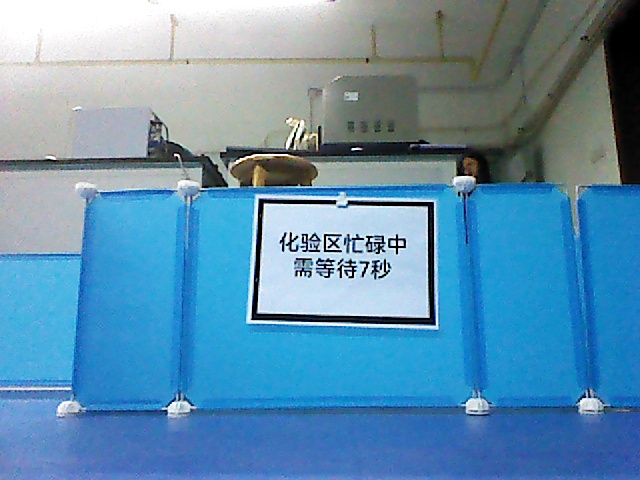
#> input picture dataset/busy7/0028.jpg, 640 x 480 px
$ python -i check_board_locator.py   (imports and definitions only)
#> lines starting #> are read from the running program, lines starting #| are printed output that depends on the picture; after the words box and inside, x2 and y2 are one past the last pixel; in counts of white or black regions, pixels touching at a corner belong together
#> further down, picture is the input picture: shape (480, 640, 3); mean B, G, R 174.9, 143.9, 95.8
from __future__ import annotations

import csv
from dataclasses import dataclass
from pathlib import Path

import cv2
import numpy as np


SCRIPT_DIR = Path(__file__).resolve().parent
PROJECT_ROOT = SCRIPT_DIR.parent
DATASET_ROOT = PROJECT_ROOT / "dataset"
OUTPUT_ROOT = PROJECT_ROOT / "results" / "board_locator_check"

CLASSES = [
    "free",
    "busy_5",
    "busy_6",
    "busy_7",
    "busy_8",
    "busy_9",
    "busy_10",
]

VALID_SUFFIXES = {".jpg", ".jpeg", ".png", ".bmp"}

# 检测时缩放到该宽度。原图为 640×480 时不会放大。
DETECT_WIDTH = 640

# 透视矫正后的预览尺寸。
WARP_WIDTH = 480
WARP_HEIGHT = 320

# 白色区域的 HSV 初始阈值。
WHITE_MAX_SATURATION = 100
WHITE_MIN_VALUE = 120

# 候选白色区域面积占整幅图像的范围。
MIN_AREA_RATIO = 0.004
MAX_AREA_RATIO = 0.15

# 识别板大致为横向矩形。
MIN_ASPECT_RATIO = 1.10
MAX_ASPECT_RATIO = 2.10

# 候选区域不能过于破碎。
MIN_RECTANGULARITY = 0.60

# 白色内框向外扩张，尽量包含黑色边框。
QUAD_EXPAND_FACTOR = 1.16


@dataclass
class BoardCandidate:
    points: np.ndarray
    score: float
    area_ratio: float
    aspect_ratio: float
    rectangularity: float
    white_ratio: float
    dark_ring_ratio: float


def order_points(points: np.ndarray) -> np.ndarray:
    """将四个角点排序为左上、右上、右下、左下。"""
    points = np.asarray(points, dtype=np.float32)

    point_sum = points.sum(axis=1)
    point_diff = np.diff(points, axis=1).reshape(-1)

    top_left = points[np.argmin(point_sum)]
    bottom_right = points[np.argmax(point_sum)]
    top_right = points[np.argmin(point_diff)]
    bottom_left = points[np.argmax(point_diff)]

    return np.array(
        [top_left, top_right, bottom_right, bottom_left],
        dtype=np.float32,
    )


# [52 lines left out: functions expand_quad, warp_quad, not called in this run]


def calculate_side_geometry(
    points: np.ndarray,
) -> tuple[float, float, float]:
    points = order_points(points)

    width_top = np.linalg.norm(points[1] - points[0])
    width_bottom = np.linalg.norm(points[2] - points[3])
    height_left = np.linalg.norm(points[3] - points[0])
    height_right = np.linalg.norm(points[2] - points[1])

    mean_width = (width_top + width_bottom) / 2.0
    mean_height = (height_left + height_right) / 2.0

    if mean_height <= 1e-6:
        return mean_width, mean_height, 0.0

    return (
        mean_width,
        mean_height,
        mean_width / mean_height,
    )


# [107 lines left out: functions calculate_patch_features, score_candidate, not called in this run]


def find_board(
    image: np.ndarray,
) -> tuple[BoardCandidate | None, int]:
    original_height, original_width = image.shape[:2]
#> original_height = 480; original_width = 640

    scale = min(
        1.0,
        DETECT_WIDTH / original_width,
    )
#> scale = 1

    detect_width = int(round(original_width * scale))
#> detect_width = 640
    detect_height = int(round(original_height * scale))
#> detect_height = 480

    if scale < 1.0:
        small = cv2.resize(
            image,
            (detect_width, detect_height),
            interpolation=cv2.INTER_AREA,
        )
    else:
        small = image.copy()

    hsv = cv2.cvtColor(
        small,
        cv2.COLOR_BGR2HSV,
    )
#> hsv: shape (480, 640, 3); mean H, S, V 85.1, 116.2, 178.2

    saturation = hsv[:, :, 1]
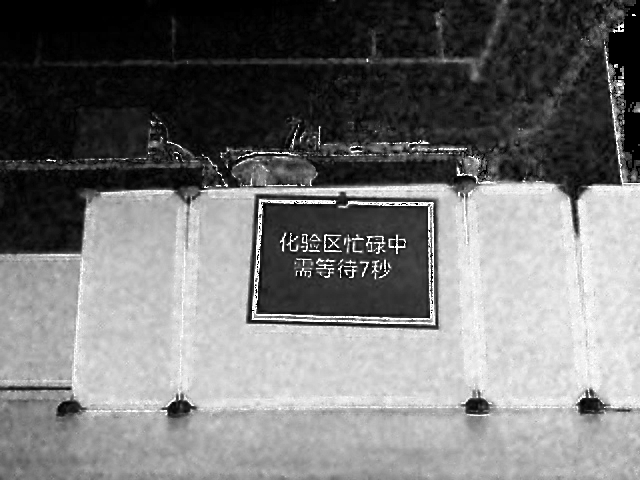
#> saturation: shape (480, 640); min 0, max 255, mean 116.2
    value = hsv[:, :, 2]
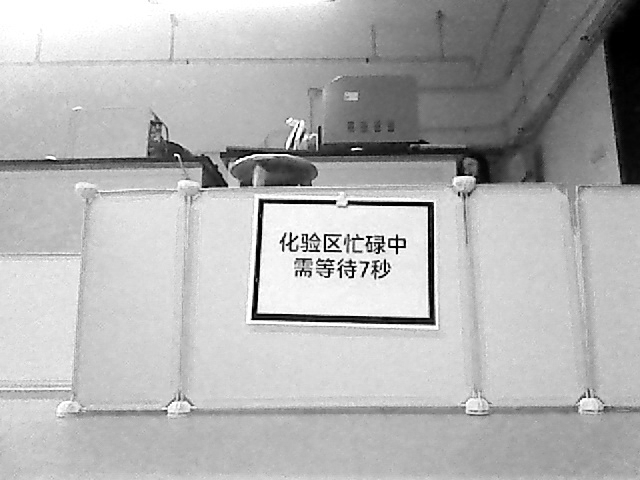
#> value: shape (480, 640); min 0, max 255, mean 178.2

    white_mask = np.where(
        (saturation <= WHITE_MAX_SATURATION)
        & (value >= WHITE_MIN_VALUE),
        255,
        0,
    ).astype(np.uint8)
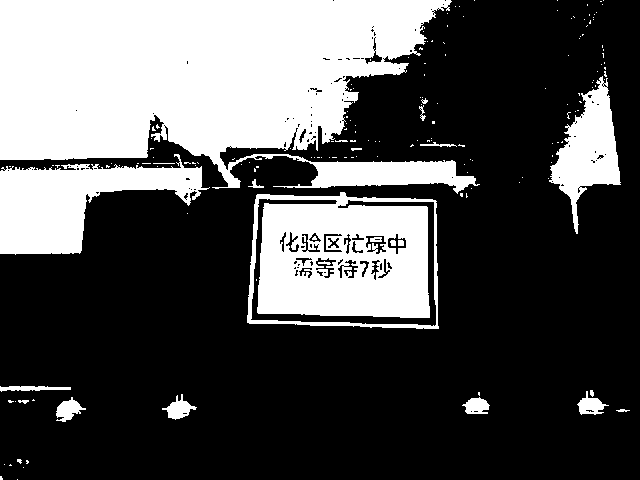
#> white_mask: shape (480, 640); 32.3% white; 169 white regions (146 under 20 px), largest, box (x1, y1, x2, y2) and area: (0, 0, 480, 194) 61953, (247, 192, 439, 329) 19372, (0, 154, 210, 255) 10223

    open_kernel = cv2.getStructuringElement(
        cv2.MORPH_RECT,
        (3, 3),
    )
    close_kernel = cv2.getStructuringElement(
        cv2.MORPH_RECT,
        (7, 7),
    )

    white_mask = cv2.morphologyEx(
        white_mask,
        cv2.MORPH_OPEN,
        open_kernel,
        iterations=1,
    )
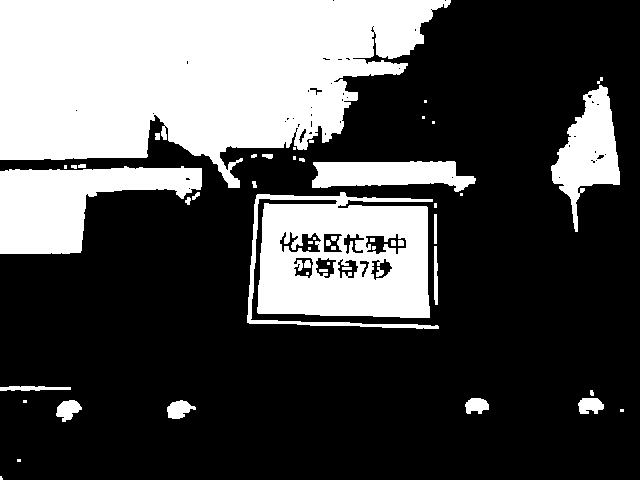
#> white_mask: shape (480, 640); 31.5% white; 52 white regions (19 under 20 px), largest, box (x1, y1, x2, y2) and area: (0, 0, 451, 188) 57737, (247, 192, 439, 329) 18301, (0, 166, 202, 254) 9821

    white_mask = cv2.morphologyEx(
        white_mask,
        cv2.MORPH_CLOSE,
        close_kernel,
        iterations=2,
    )
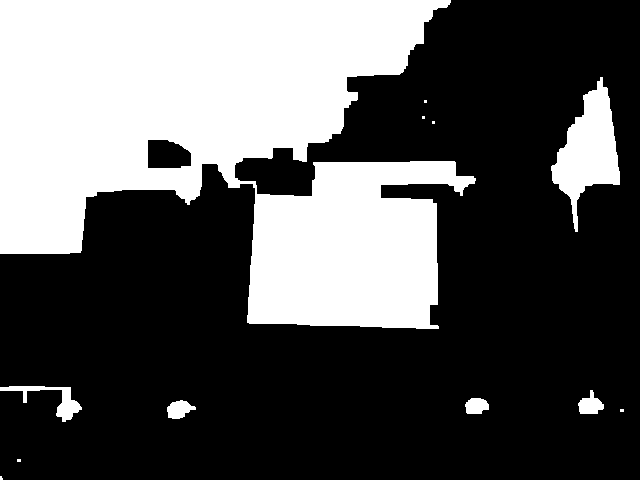
#> white_mask: shape (480, 640); 34.7% white; 12 white regions (6 under 20 px)

    contours, _ = cv2.findContours(
        white_mask,
        cv2.RETR_EXTERNAL,
        cv2.CHAIN_APPROX_SIMPLE,
    )
#> contours = 12 contours, 6 with area under 20; largest, box (x1, y1, x2, y2) and area: (0, 0, 476, 329) 99544, (551, 77, 620, 232) 4746, (0, 386, 82, 422) 674, (578, 390, 604, 414) 334, (167, 400, 196, 419) 324, (465, 398, 489, 414) 276

    image_area = float(
        detect_width * detect_height
    )
#> image_area = 307200

    candidates: list[BoardCandidate] = []

    for contour in contours:
        area = cv2.contourArea(contour)

        if area <= 1:
            continue

        area_ratio = area / image_area

        if not (
            MIN_AREA_RATIO
            <= area_ratio
            <= MAX_AREA_RATIO
        ):
            continue

        perimeter = cv2.arcLength(
            contour,
            True,
        )

        approximate = cv2.approxPolyDP(
            contour,
            0.025 * perimeter,
            True,
        )

        if (
            len(approximate) == 4
            and cv2.isContourConvex(approximate)
        ):
            points = approximate.reshape(4, 2)
        else:
            rectangle = cv2.minAreaRect(contour)
            points = cv2.boxPoints(rectangle)

        points = order_points(points)

        _, mean_height, aspect_ratio = (
            calculate_side_geometry(points)
        )

        if mean_height <= 1:
            continue

        if not (
            MIN_ASPECT_RATIO
            <= aspect_ratio
            <= MAX_ASPECT_RATIO
        ):
            continue

        minimum_rectangle = cv2.minAreaRect(
            contour
        )

        rectangle_area = (
            minimum_rectangle[1][0]
            * minimum_rectangle[1][1]
        )

        if rectangle_area <= 1:
            continue

        rectangularity = min(
            area / rectangle_area,
            1.0,
        )

        if rectangularity < MIN_RECTANGULARITY:
            continue

        original_points = points / scale

        white_ratio, dark_ring_ratio = (
            calculate_patch_features(
                image,
                original_points,
            )
        )

        center_y_ratio = float(
            original_points[:, 1].mean()
            / original_height
        )

        score = score_candidate(
            area_ratio=area_ratio,
            aspect_ratio=aspect_ratio,
            rectangularity=rectangularity,
            white_ratio=white_ratio,
            dark_ring_ratio=dark_ring_ratio,
            center_y_ratio=center_y_ratio,
        )

        candidates.append(
            BoardCandidate(
                points=original_points,
                score=score,
                area_ratio=area_ratio,
                aspect_ratio=aspect_ratio,
                rectangularity=rectangularity,
                white_ratio=white_ratio,
                dark_ring_ratio=dark_ring_ratio,
            )
        )
#> this loop made 12 passes
#> (area, area_ratio, perimeter, rectangle) on pass 11: (4745.5, 0.0154, 410.8, ((582.8, 154.8), (67.78, 149.5), -7.77))
#> (area, area_ratio) on passes 1, 4, 5, 6, 7, 12: (4.5, 1.46e-05), (324, 0.00105), (276.5, 0.0009), (334.5, 0.00109), (674.5, 0.0022), (99544.5, 0.324)
#> after the loop, candidates = []

    if not candidates:
        return None, 0

    candidates.sort(
        key=lambda candidate: candidate.score,
        reverse=True,
    )

    return candidates[0], len(candidates)


# [300 lines left out: functions draw_result, get_middle_frame, main, not called in this run]


# [2 lines not run here, left out]

>>> import cv2
>>> picture = cv2.imread('../../dataset/busy7/0028.jpg')
>>> result = find_board(picture)

$ run again, on dataset/busy_10/0023.jpg
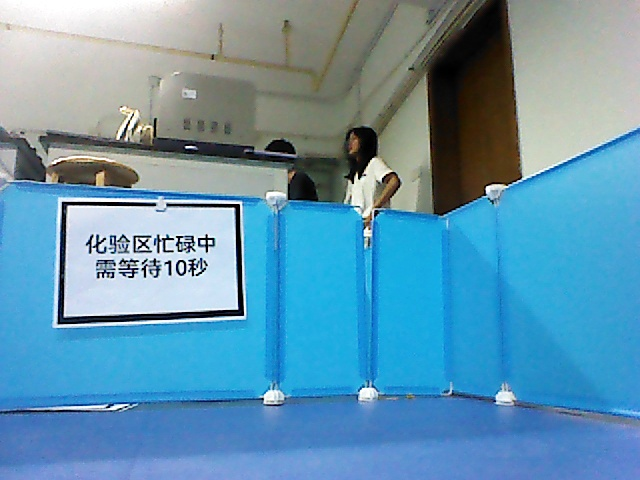
#> input picture dataset/busy_10/0023.jpg, 640 x 480 px
#> picture is the input picture: shape (480, 640, 3); mean B, G, R 176, 149.7, 98.9
#> hsv: shape (480, 640, 3); mean H, S, V 78, 118.9, 181.9
#> in find_board, `value = hsv[:, :, 2]`:
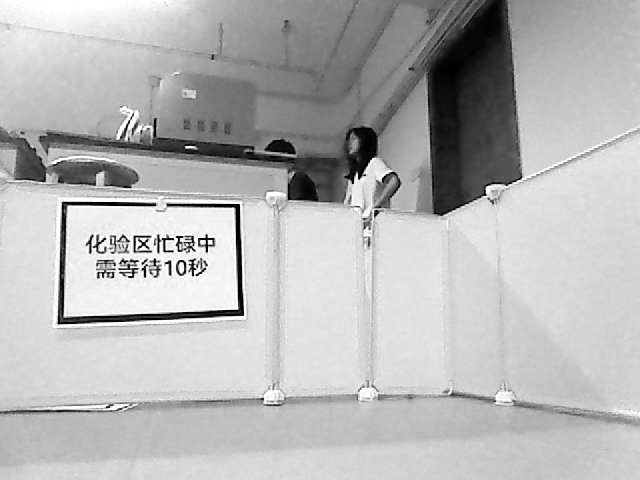
#> value: shape (480, 640); min 0, max 255, mean 181.9
#> in find_board, `white_mask = cv2.morphologyEx( white_mask, cv2.MORPH_CLOSE, close_kern..`:
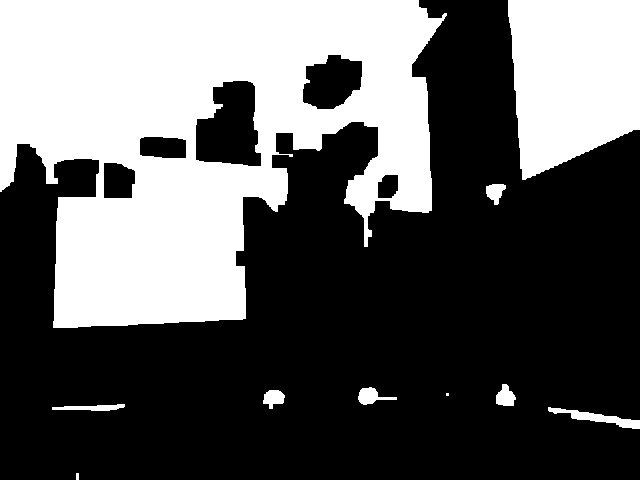
#> white_mask: shape (480, 640); 37.1% white; 10 white regions (1 under 20 px)
#> contours = 10 contours, 2 with area under 20; largest, box (x1, y1, x2, y2) and area: (0, 0, 447, 328) 100066, (508, 0, 640, 180) 19228, (548, 407, 640, 429) 562, (358, 387, 397, 405) 294, (496, 384, 516, 406) 270, (263, 390, 285, 409) 248, (52, 404, 125, 411) 245, (486, 184, 506, 205) 237
#> the loop in find_board, `for contour in contours:` made 10 passes
#> (area, area_ratio, perimeter, approximate, width_top in calculate_side_geometry) on pass 9: (19227.5, 0.0626, 584.3, [[508, 0], [522, 179], [639, 129], [639, 0]], 131)
#> after the loop in find_board, `for contour in contours:`: candidates = []

$ run again, on dataset/busy_5/0002.jpg
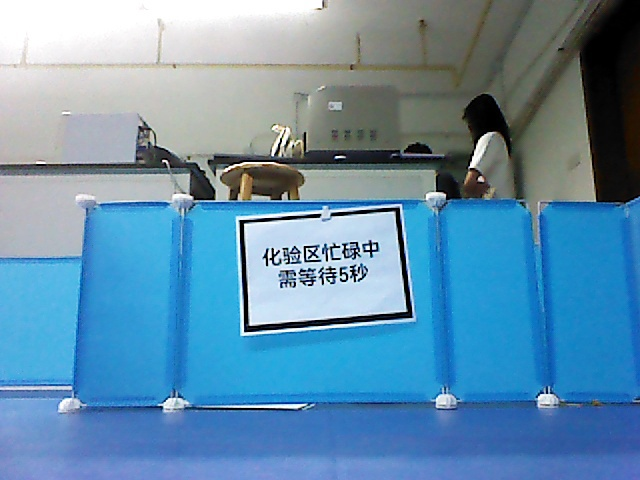
#> input picture dataset/busy_5/0002.jpg, 640 x 480 px
#> picture is the input picture: shape (480, 640, 3); mean B, G, R 172.6, 143.2, 98.8
#> hsv: shape (480, 640, 3); mean H, S, V 81.5, 110.4, 176.1
#> in find_board, `value = hsv[:, :, 2]`:
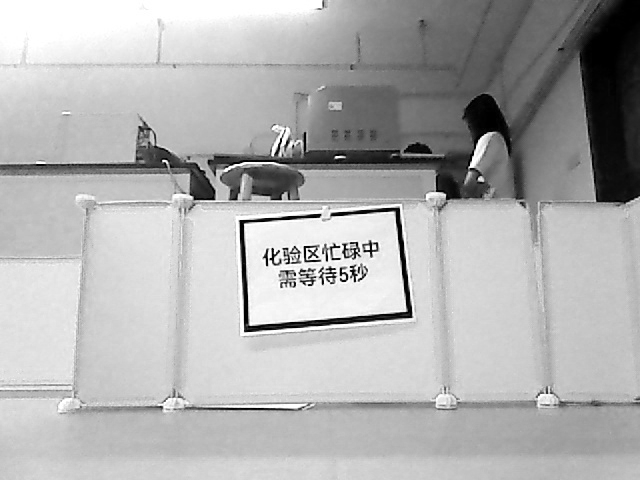
#> value: shape (480, 640); min 0, max 255, mean 176.1
#> in find_board, `white_mask = cv2.morphologyEx( white_mask, cv2.MORPH_CLOSE, close_kern..`:
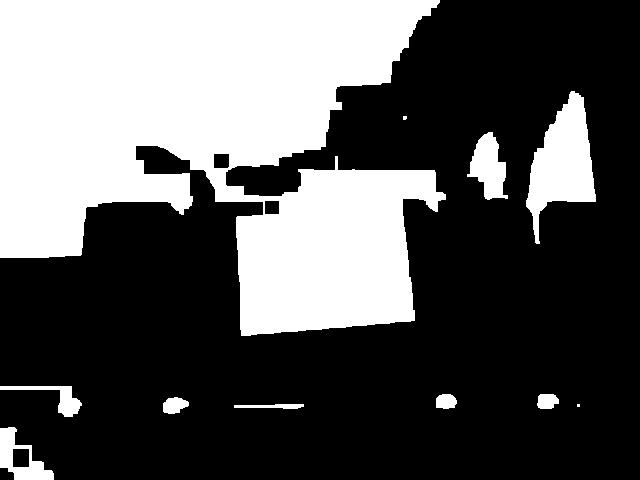
#> white_mask: shape (480, 640); 35.3% white; 11 white regions (2 under 20 px)
#> contours = 11 contours, 2 with area under 20; largest, box (x1, y1, x2, y2) and area: (0, 0, 446, 336) 97562, (526, 91, 596, 244) 5224, (467, 132, 508, 200) 1523, (0, 427, 54, 480) 1466, (0, 386, 82, 417) 636
#> the loop in find_board, `for contour in contours:` made 11 passes
#> (area, area_ratio, perimeter, rectangle) on passes 8, 10: (1523, 0.00496, 204.1, ((485.8, 165.7), (38.78, 67.03), -3.47)), (5223.5, 0.017, 410.3, ((556.6, 166.8), (69.93, 147.2), -6.71))
#> after the loop in find_board, `for contour in contours:`: candidates = []
